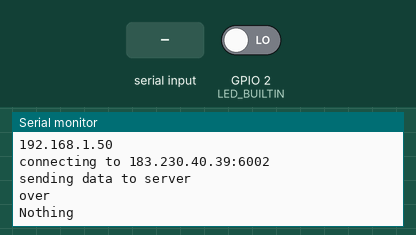
Bench run of a sketch on a simulated ESP8266 (NodeMCU). On the bench: the last lines printed to the serial monitor. The test bench sets the inputs (shaded band); at power-on: GPIO 2 (LED_BUILTIN) LOW. WiFi joins after 1.5 s; servers stay silent unless stated.

Above: at 8.9 s.
9.0 s: "1" received over Serial
At 10.8 s:
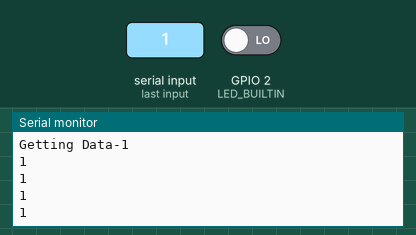
11.5 s: "0" received over Serial
At 12.9 s:
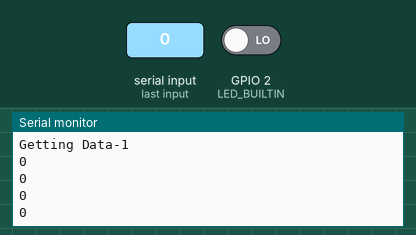
13.0 s: "2" received over Serial
At 14.9 s:
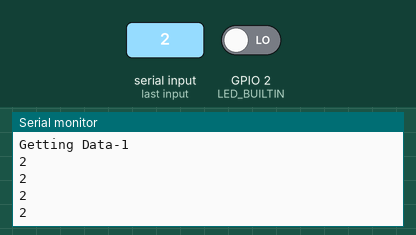
Timing chart, 0 to 16.4 s (numbered marks = the images above; inputs shaded):
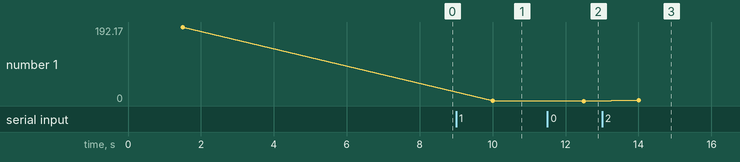

Measured:
- after the input at 9.0 s, the serial monitor: prints a new line after 1.0 s (image 1)
- after the input at 11.5 s, the serial monitor: prints a new line after 1.0 s (image 2)
- after the input at 13.0 s, the serial monitor: prints a new line after 1.0 s (image 3)
- plotted number 1: 192.17 → 1 after the input at 9.0 s, 1 → 0 after the input at 11.5 s, 0 → 2 after the input at 13.0 s

The sketch:

floor.ino
```cpp
#include <ESP8266WiFi.h>
#include <Ticker.h>
#ifndef STASSID

#endif
//192.168.43.1 8080
//"183.230.40.39" 6002
const char* ssid     = "你的wifi";//wifi名
const char* password = "你的密码";//wifi密码
const char* host = "183.230.40.39";//ONENET服务器ip
const uint16_t port = 6002;//端口
const char* deviceId = "设备ID";//设备ID
const char* productId = "产品ID";//产品ID
const char* API_key = "Master key";//APIkey


/* 0x10 设置连接模式为Connect模式
 * 0x3B 为指定数据长度，是一个16进制数据，0x3B在十进制下为59
 * 0x00 0x04 协议名称长度，这里确认协议名称长度为4
 * 0x4D 0x51 0x54 0x54 前面的0x00 0x04字节确定协议名称长度，后面的四个0x4D , 0x51 , 0x54 , 0x54在ASCII码分别代表“M”，“Q”，“T”，“T”；
 * 0x04 为MQTT的版本号，本次的MQTT协议版本号为MQTT v3.1.1，根据MQTT中对它的定义，它是0x04
 * 0xC0 参考onenet MQTT协议参考手册为需要账户和密码登入
 * 0x00 0x10 用户自定义连接时间，此处的0x10根据十进制算就是16秒；
*/
unsigned int oneNet_head[12]={0x10,0x3B,0x00,0x04,0x4D,0x51,0x54,0x54,0x04,0xC0,0x00,0x20};
/*
 * 0x00 0x09 设备ID的长度为9
 * 0x36 0x30 0x30 0x30 0x31 0x38 0x31 0x33 0x39 ASCII表示设备ID：600018139
 */
unsigned int oneNet_device_len[]={0x00,0x09};
/*
 * 0x00 0x06 产品ID长度为6
 * 0x33 0x34 0x38 0x37 0x34 0x39 代表产品ID：348749
 */
unsigned int oneNet_product_len[]={0x00,0x06};
/*
 * 0x00 0x1C APIKEY长度
 * 0x41 0x69 0x59 0x35 0x53 0x6D 0x69 0x49 0x59 0x4B 0x6D 0x55 0x35 0x7A 0x46 0x74 0x48 0x74 0x63 0x70 0x4A 0x36 0x55 0x65 0x54 0x65 0x67 0x3D
 * 代表APIkey：AiY5SmiIYKmU5zFtHtcpJ6UeTeg=
 */
unsigned int oneNet_APIkey_len[]={0x00,0x1C};
/*
{
"datastreams":[
{"id": "h","datapoints" : [{"value":   1}]},
{"id": "t","datapoints" : [{"value":  03}]},
{"id": "Intelligentfloor","datapoints" : [{"value":  2}]}
]
}
 */
unsigned int oneNet_Pubish_head[9]={
  0x30,//模式位publish
  0xB7,//暂定183位数据
  0x01,//一个组发送
  0x00,0x03,//三个head头文件
  0x24,0x64,0x70,//字符串形式为$dp，onenet上传命令符号
  0x01,//表示一个单元
};
String target = "     ";
String datastreams = "{\"datastreams\":[";
String hdata = "{ \"id\":  \"h\", \"datapoints\" : [{ \"value\":     }]},";
String tdata = "{ \"id\":  \"t\", \"datapoints\" : [{ \"value\":     }]},";
String idata = "{ \"id\":  \"Intelligentfloor\", \"datapoints\" : [{\"value\":     }]}";
String ended = "]}";

WiFiClient client;
Ticker flipper;
void ConnectOneNet();
void flip();
void setup() {
  Serial.begin(115200);
  Serial.print("Connecting to ");
  Serial.println(ssid);
  WiFi.mode(WIFI_STA);
  WiFi.begin(ssid, password);
  while (WiFi.status() != WL_CONNECTED) {
    delay(500);
    Serial.print(".");
  }
  Serial.println("");
  Serial.println("WiFi connected");
  Serial.println("IP address: ");
  Serial.println(WiFi.localIP());

  //delay(5000);
  ConnectOneNet();
  delay(5000);
  flipper.attach(10, flip);
}

void ConnectOneNet(){
  Serial.print("connecting to ");
  Serial.print(host);
  Serial.print(':');
  Serial.println(port);
  if (!client.connect(host, port)) {
    Serial.println("connection failed");
    delay(5000);
    return;
  }
  int jj;
  Serial.println("sending data to server");

  if (client.connected()) {
    /*设备头*/
    //先发送连接头
    for(jj=0;jj<12;jj++)
      client.write(oneNet_head[jj]);

     /*设备ID*/
     //发送设备ID长度
    for(jj=0;jj<2;jj++)
      client.write(oneNet_device_len[jj]);
      //发送设备ID
      client.print(deviceId);

      /*产品ID*/
     //发送产品ID长度
     for(jj=0;jj<2;jj++)
      client.write(oneNet_product_len[jj]);
    //发送产品ID
    client.print(productId);

    /*APIkey*/
    //发送APIkey长度
    for(jj=0;jj<2;jj++)
      client.write(oneNet_APIkey_len[jj]);
    //发送APIkey
    client.print(API_key);


    Serial.println("over");
      delay(1000);
  }
  else{
    Serial.println("OneNET connect Fall");
  }

}
String ht = "99";
String tt = "99";
String it = "99";
void oneNetSend(String hdd,String tdd,String idd,String xh,String xt,String xi){
  int jj;
  Serial.println("\n\nString ht,String tt,String it");
  Serial.println(xh);
  Serial.println(xt);
  Serial.println(xi);
  hdd.replace(target,xh);
  tdd.replace(target,xt);
  idd.replace(target,xi);

  String buff=datastreams+hdd+tdd+idd+ended;
  //buff.trim();
  int jsonlen = buff.length();


  oneNet_Pubish_head[1]=jsonlen+9-3+2;
  if (client.connected()) {
    /*设备头*/
    //先发送连接头
    for(jj=0;jj<9;jj++){
      client.write(oneNet_Pubish_head[jj]);
      Serial.write(oneNet_Pubish_head[jj]);
    }
    if(jsonlen<=255){
      client.write(0x00);
      client.write(jsonlen);
      Serial.println("\n\ndata len");
      Serial.write(0x00);
      Serial.write(jsonlen);
    }else{
      client.write(jsonlen);
      Serial.println("\n\ndata len");
      Serial.println(jsonlen);
      Serial.write(jsonlen);
    }
    client.print(buff);
    Serial.print(buff);
    Serial.println("Over");
  }
}
int count=0;
void flip() {     //回调函数
  int state = digitalRead(LED_BUILTIN);
  digitalWrite(LED_BUILTIN, !state);
  ++count;
  Serial.print("Timer-------------------:");
  Serial.println(count);
  oneNetSend(hdata,tdata,idata,ht,tt,it);
}


void loop() {


  String serialget=Serial.readString();
  if(!serialget.equals("")){
      Serial.print("\r\nGetting Data");
      Serial.println(serialget.indexOf('>'));
      if(serialget.indexOf('>')!=0){
        Serial.println(serialget);
        ht = serialget.substring(serialget.indexOf('h')+1,serialget.indexOf('t'));
        Serial.println(ht);
        tt = serialget.substring(serialget.indexOf('t')+1,serialget.indexOf('f'));
        Serial.println(tt);
        it = serialget.substring(serialget.indexOf('f')+1,serialget.indexOf('>'));
        Serial.println(it);
      }else{Serial.println("\r\nData is error");}
  }else{Serial.println("\r\nNothing");}
  delay(100);
}
```
